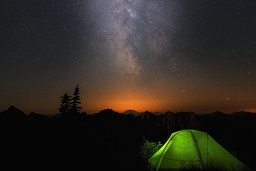
#> input picture 01a.jpg, 256 x 171 px, shrunk from 600 x 400 before the run
$ python '031 Kirsch operate.py'
#> lines starting #> are read from the running program, lines starting #| are printed output that depends on the picture; after the words box and inside, x2 and y2 are one past the last pixel; in counts of white or black regions, pixels touching at a corner belong together
import cv2
import numpy as np
from matplotlib import pyplot as plt

# 计算Kirsch 边沿检测算子

# 定义Kirsch 卷积模板
m1 = np.array([[5, 5, 5], [-3, 0, -3], [-3, -3, -3]])
m2 = np.array([[-3, 5, 5], [-3, 0, 5], [-3, -3, -3]])
m3 = np.array([[-3, -3, 5], [-3, 0, 5], [-3, -3, 5]])
m4 = np.array([[-3, -3, -3], [-3, 0, 5], [-3, 5, 5]])
m5 = np.array([[-3, -3, -3], [-3, 0, -3], [5, 5, 5]])
m6 = np.array([[-3, -3, -3], [5, 0, -3], [5, 5, -3]])
m7 = np.array([[5, -3, -3], [5, 0, -3], [5, -3, -3]])
m8 = np.array([[5, 5, -3], [5, 0, -3], [-3, -3, -3]])

img = cv2.imread("01a.jpg", 0)
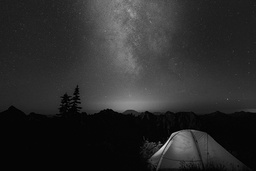
#> img: shape (171, 256); min 0, max 228, mean 43.5

# img = cv2.GaussianBlur(img,(3,3),5)

# 周围填充一圈
# 卷积时，必须在原图周围填充一个像素
img = cv2.copyMakeBorder(img, 1, 1, 1, 1, borderType=cv2.BORDER_REPLICATE)
#> img: shape (173, 258)
temp = list(range(8))
img1 = np.zeros(img.shape)  # 复制空间  此处必须的重新复制一块和原图像矩阵一样大小的矩阵，以保存计算后的结果

for i in range(1, img.shape[0] - 1):
    for j in range(1, img.shape[1] - 1):
        temp[0] = np.abs((np.dot(np.array([1, 1, 1]), (m1 * img[i - 1:i + 2, j - 1:j + 2]))).dot(np.array([[1], [1], [1]])))
        # 利用矩阵的二次型表达，可以计算出矩阵的各个元素之和
        # 矩阵乘法：np.dot(a,b) 或 np.matmul(a,b) 或 a.dot(b)
        # a*b，在 np.array 中重载为元素乘法，在 np.matrix 中重载为矩阵乘法
        temp[1] = np.abs(
            (np.dot(np.array([1, 1, 1]), (m2 * img[i - 1:i + 2, j - 1:j + 2]))).dot(np.array([[1], [1], [1]])))

        temp[2] = np.abs((np.dot(np.array([1, 1, 1]), (m1 * img[i - 1:i + 2, j - 1:j + 2]))).dot(np.array([[1], [1], [1]])))

        temp[3] = np.abs(
            (np.dot(np.array([1, 1, 1]), (m3 * img[i - 1:i + 2, j - 1:j + 2]))).dot(np.array([[1], [1], [1]])))

        temp[4] = np.abs(
            (np.dot(np.array([1, 1, 1]), (m4 * img[i - 1:i + 2, j - 1:j + 2]))).dot(np.array([[1], [1], [1]])))

        temp[5] = np.abs(
            (np.dot(np.array([1, 1, 1]), (m5 * img[i - 1:i + 2, j - 1:j + 2]))).dot(np.array([[1], [1], [1]])))

        temp[6] = np.abs(
            (np.dot(np.array([1, 1, 1]), (m6 * img[i - 1:i + 2, j - 1:j + 2]))).dot(np.array([[1], [1], [1]])))

        temp[7] = np.abs(
            (np.dot(np.array([1, 1, 1]), (m7 * img[i - 1:i + 2, j - 1:j + 2]))).dot(np.array([[1], [1], [1]])))

        img1[i, j] = np.max(temp)

        if img1[i, j] > 255:  # 此处的阈值一般写255，根据实际情况选择0~255之间的值
            img1[i, j] = 255
        else:
            img1[i, j] = 0
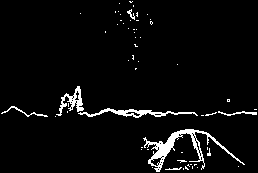
#> img1: shape (173, 258) float64; 4.2% white; 59 white regions (52 under 20 px), largest, box (x1, y1, x2, y2) and area: (143, 129, 245, 172) 834, (78, 108, 198, 118) 391, (56, 86, 84, 116) 280
#> after the loop, temp = [[9], [15], [9], [15], [15], [7], [1], [25]]

cv2.imshow("1", img1)
print(img.shape)
#| (173, 258)
cv2.waitKey(0)

$ run again, with 04.jpg copied over 01a.jpg
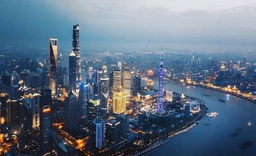
#> input picture 04.jpg, 256 x 156 px, shrunk from 1080 x 659 before the run
#> `img = cv2.copyMakeBorder(img, 1, 1, 1, 1, borderType=cv2.BORDER_REPLIC..`:
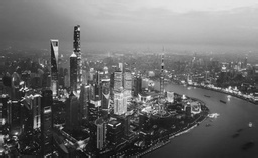
#> img: shape (158, 258); min 8, max 252, mean 107.6
#> after the loop `for i in range(1, img.shape[0] - 1):`:
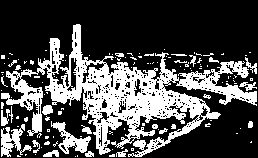
#> img1: shape (158, 258) float64; 30% white; 129 white regions (103 under 20 px), largest, box (x1, y1, x2, y2) and area: (1, 24, 257, 157) 9910, (51, 121, 91, 154) 468, (1, 124, 32, 157) 459
#> after the loop `for i in range(1, img.shape[0] - 1):`: temp = [[14], [2], [14], [10], [18], [10], [2], [14]]
#| (158, 258)
